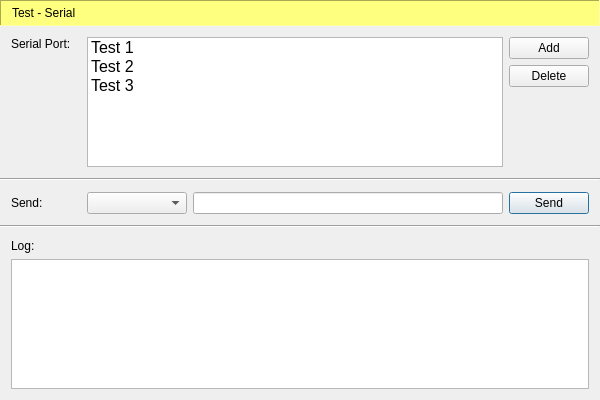
<?xml version="1.0" encoding="UTF-8"?>
<ui version="4.0">
 <class>Dialog</class>
 <widget class="QDialog" name="Dialog">
  <property name="geometry">
   <rect>
    <x>0</x>
    <y>0</y>
    <width>600</width>
    <height>400</height>
   </rect>
  </property>
  <property name="windowTitle">
   <string>Dialog</string>
  </property>
  <layout class="QVBoxLayout" name="verticalLayout">
   <property name="spacing">
    <number>0</number>
   </property>
   <property name="margin">
    <number>0</number>
   </property>
   <item>
    <widget class="QFrame" name="frame">
     <property name="styleSheet">
      <string notr="true">background-color: rgb(255, 255, 127);</string>
     </property>
     <property name="frameShape">
      <enum>QFrame::Panel</enum>
     </property>
     <property name="frameShadow">
      <enum>QFrame::Sunken</enum>
     </property>
     <layout class="QVBoxLayout" name="verticalLayout_2">
      <property name="topMargin">
       <number>5</number>
      </property>
      <property name="bottomMargin">
       <number>5</number>
      </property>
      <item>
       <widget class="QLabel" name="label">
        <property name="text">
         <string>Test - Serial</string>
        </property>
       </widget>
      </item>
     </layout>
    </widget>
   </item>
   <item>
    <widget class="QWidget" name="widget" native="true">
     <property name="maximumSize">
      <size>
       <width>16777215</width>
       <height>250</height>
      </size>
     </property>
     <layout class="QHBoxLayout" name="horizontalLayout">
      <item>
       <widget class="QLabel" name="label_3">
        <property name="minimumSize">
         <size>
          <width>70</width>
          <height>0</height>
         </size>
        </property>
        <property name="text">
         <string>Serial Port: </string>
        </property>
        <property name="alignment">
         <set>Qt::AlignLeading|Qt::AlignLeft|Qt::AlignTop</set>
        </property>
       </widget>
      </item>
      <item>
       <widget class="QListWidget" name="listWidget_serial">
        <property name="styleSheet">
         <string notr="true">font: 12pt;</string>
        </property>
        <property name="editTriggers">
         <set>QAbstractItemView::NoEditTriggers</set>
        </property>
        <property name="spacing">
         <number>3</number>
        </property>
        <item>
         <property name="text">
          <string>Test 1</string>
         </property>
        </item>
        <item>
         <property name="text">
          <string>Test 2</string>
         </property>
        </item>
        <item>
         <property name="text">
          <string>Test 3</string>
         </property>
        </item>
       </widget>
      </item>
      <item>
       <widget class="QWidget" name="widget_2" native="true">
        <layout class="QVBoxLayout" name="verticalLayout_3">
         <property name="margin">
          <number>0</number>
         </property>
         <item>
          <widget class="QPushButton" name="pushButton_add">
           <property name="text">
            <string>Add</string>
           </property>
          </widget>
         </item>
         <item>
          <widget class="QPushButton" name="pushButton_delete">
           <property name="text">
            <string>Delete</string>
           </property>
          </widget>
         </item>
         <item>
          <spacer name="verticalSpacer">
           <property name="orientation">
            <enum>Qt::Vertical</enum>
           </property>
           <property name="sizeHint" stdset="0">
            <size>
             <width>20</width>
             <height>71</height>
            </size>
           </property>
          </spacer>
         </item>
        </layout>
       </widget>
      </item>
     </layout>
    </widget>
   </item>
   <item>
    <widget class="Line" name="line">
     <property name="orientation">
      <enum>Qt::Horizontal</enum>
     </property>
    </widget>
   </item>
   <item>
    <widget class="QWidget" name="widget_4" native="true">
     <layout class="QHBoxLayout" name="horizontalLayout_2">
      <item>
       <widget class="QLabel" name="label_4">
        <property name="minimumSize">
         <size>
          <width>70</width>
          <height>0</height>
         </size>
        </property>
        <property name="text">
         <string>Send: </string>
        </property>
       </widget>
      </item>
      <item>
       <widget class="QComboBox" name="comboBox_send">
        <property name="minimumSize">
         <size>
          <width>100</width>
          <height>0</height>
         </size>
        </property>
       </widget>
      </item>
      <item>
       <widget class="QLineEdit" name="lineEdit_send"/>
      </item>
      <item>
       <widget class="QPushButton" name="pushButton_send">
        <property name="text">
         <string>Send</string>
        </property>
        <property name="default">
         <bool>true</bool>
        </property>
       </widget>
      </item>
     </layout>
    </widget>
   </item>
   <item>
    <widget class="Line" name="line_2">
     <property name="orientation">
      <enum>Qt::Horizontal</enum>
     </property>
    </widget>
   </item>
   <item>
    <widget class="QWidget" name="widget_3" native="true">
     <layout class="QVBoxLayout" name="verticalLayout_4">
      <item>
       <widget class="QLabel" name="label_2">
        <property name="text">
         <string>Log: </string>
        </property>
       </widget>
      </item>
      <item>
       <widget class="QPlainTextEdit" name="plainTextEdit_log">
        <property name="readOnly">
         <bool>true</bool>
        </property>
       </widget>
      </item>
     </layout>
    </widget>
   </item>
  </layout>
 </widget>
 <layoutdefault spacing="6" margin="11"/>
 <tabstops>
  <tabstop>listWidget_serial</tabstop>
  <tabstop>pushButton_add</tabstop>
  <tabstop>pushButton_delete</tabstop>
  <tabstop>comboBox_send</tabstop>
  <tabstop>lineEdit_send</tabstop>
  <tabstop>pushButton_send</tabstop>
  <tabstop>plainTextEdit_log</tabstop>
 </tabstops>
 <resources/>
 <connections/>
</ui>
